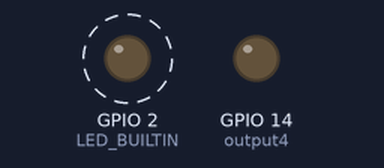
This sketch was run on a simulated ESP8266 (NodeMCU). Shown: output pins drawn as LEDs (lit = HIGH, except the on-board LED, lit = LOW). Dashed ring = blinking. WiFi joins after 1.5 s; servers stay silent unless stated; what the sketch prints to the serial monitor is not drawn.

Above: at 0.2 s.
Timing chart, 0 to 3.0 s (numbered marks = the images above):
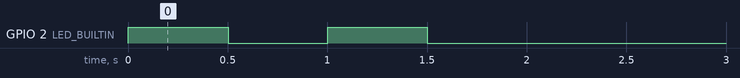

The sketch:

RouterReset.ino
```cpp
#include <ESP8266Ping.h>
const int output4 = 14;
const char* ssid         = "ssid";
const char* password     = "password";
const char* remote_host  = "www.yandex.ru";

void setup() {
  pinMode(LED_BUILTIN, OUTPUT);
  pinMode(output4, OUTPUT);
  Serial.begin(115200);
}

void loop()
{
  digitalWrite(output4, LOW);
  Serial.println();
  Serial.println("Connecting to WiFi");
  WiFi.begin(ssid, password);
  while (WiFi.status() != WL_CONNECTED)
    {
    Serial.print(".");
    digitalWrite(LED_BUILTIN, HIGH);
    delay(500);
    digitalWrite(LED_BUILTIN, LOW);
    delay(500);
    }
 Serial.println();
 Serial.print("WiFi connected with ip ");
 Serial.println(WiFi.localIP());
 Serial.print("Pinging host ");
 Serial.println(remote_host);
 delay(50000);
 if(Ping.ping(remote_host)) //пингуем хост
  {
  Serial.println("Success!!");
  digitalWrite(output4, LOW);
  delay(300000);
  }
  else {
   Serial.println("Error :(");
   digitalWrite(output4, HIGH);
   delay(5000);
       }
}
```

Measured:
- by itself, GPIO 2 (LED_BUILTIN): alternates HIGH for 0.50 s and LOW for 0.50 s, 4 changes in all, then stays LOW
